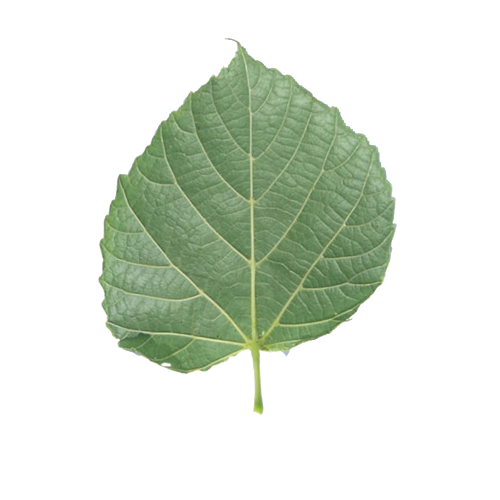
#> input picture img/dataset/tilia-cordata/5.jpg, 1000 x 1000 px (shown at 1/2 size)
$ python leaf.py   (Python 2 division)
#> lines starting #> are read from the running program, lines starting #| are printed output that depends on the picture; after the words box and inside, x2 and y2 are one past the last pixel; in counts of white or black regions, pixels touching at a corner belong together
#!/usr/bin/python3

import cv2
import numpy as np
import math
import cmath
from matplotlib import pyplot as plt


# [21 lines left out: functions DFT_manual, IDFT_manual, not called in this run]

img = cv2.imread('img/dataset/tilia-cordata/5.jpg')
#> img is the input picture: shape (1000, 1000, 3); mean B, G, R 215.3, 227.1, 219.3
height, width = img.shape[:2]

# odfiltruj zelenu
mask = cv2.inRange(img, np.array([0, 0, 0], dtype = "uint8"), np.array([130, 220, 220], dtype = "uint8"))
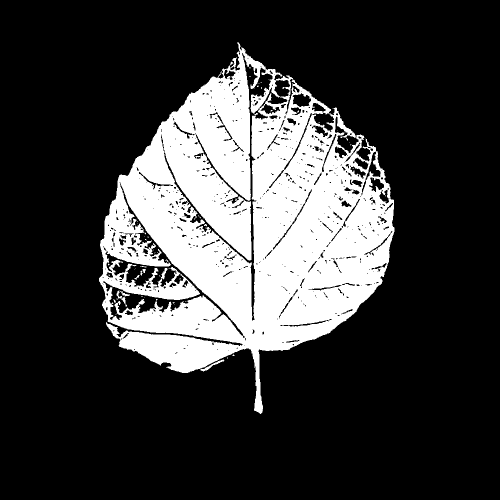
#> mask: shape (1000, 1000) (shown at 1/2 size); 22.9% white; 62 white regions (52 under 20 px), largest, box (x1, y1, x2, y2) and area: (198, 84, 789, 828) 228483, (401, 719, 449, 743) 210, (233, 581, 254, 613) 150
zelena = cv2.bitwise_and(img, img, mask = mask)

# najdi hrany
#hrany = cv2.Canny(zelena, 100, 200)
seda = cv2.cvtColor(zelena, cv2.COLOR_BGR2GRAY)
ret,prah = cv2.threshold(seda, 10, 255, 0)

# pospajaj
kernel = np.ones((5,5), np.uint8)
zatvor = cv2.morphologyEx(prah, cv2.MORPH_CLOSE, kernel)
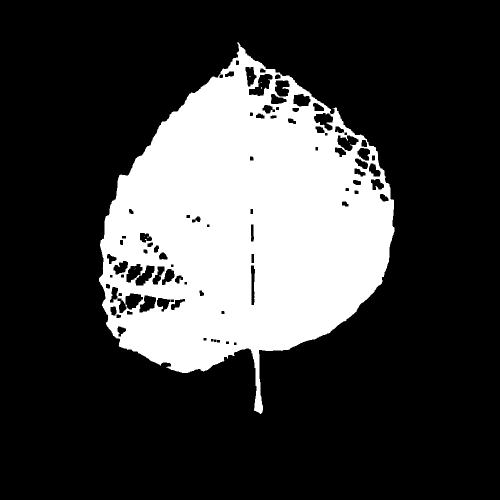
#> zatvor: shape (1000, 1000) (shown at 1/2 size); 24.9% white; 8 white regions (7 under 20 px)

# najdi obrys
contours, hierarchy = cv2.findContours(zatvor.copy(), cv2.RETR_TREE, cv2.CHAIN_APPROX_SIMPLE)
#> contours = 94 contours, 7 with area under 20; largest, box (x1, y1, x2, y2) and area: (198, 84, 789, 828) 265978, (497, 147, 546, 193) 1141, (627, 225, 667, 262) 886, (674, 270, 718, 303) 883, (270, 530, 310, 572) 848
largest_areas = sorted(contours, key=cv2.contourArea)
#> largest_areas has the same summary as contours
obrysCelyPovodnyKontura = largest_areas[-1]
#> obrysCelyPovodnyKontura = contour of 1048 points, box (x1, y1, x2, y2) (198, 84, 789, 828), area 265978
obrysCelyPovodny = np.zeros(zatvor.shape, np.uint8)
cv2.drawContours(obrysCelyPovodny, [obrysCelyPovodnyKontura], 0, (255,0,0), -1)
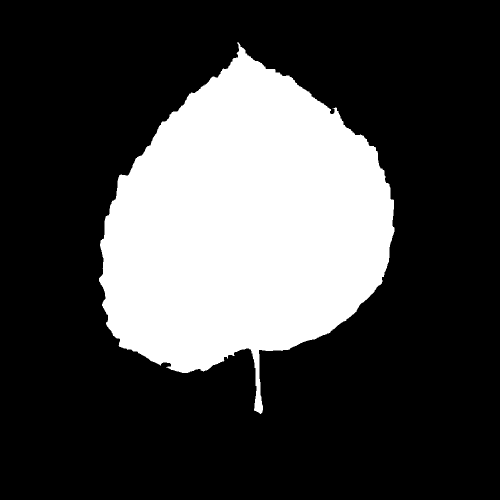
#> obrysCelyPovodny: shape (1000, 1000) (shown at 1/2 size); 26.7% white; 1 white region, box (x1, y1, x2, y2) and area: (198, 84, 789, 828) 267110

# orez najdeny obrys
x,y,w,h = cv2.boundingRect(obrysCelyPovodnyKontura)
#> x = 198; y = 84; w = 591; h = 744
orezany = obrysCelyPovodny[y:y+h, x:x+w]
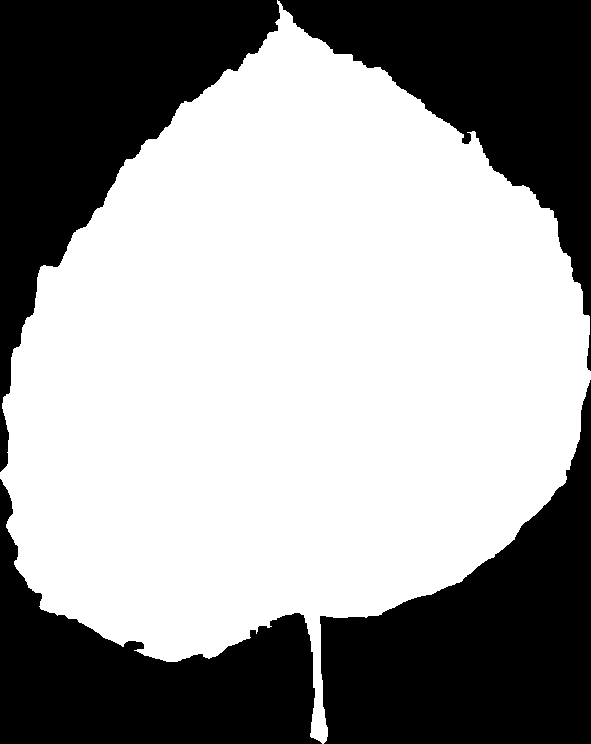
#> orezany: shape (744, 591); 60.7% white; 4 black regions

# zmen na standardnu velkost
nova_sirka = 900
r = nova_sirka / float(width)
nova_vyska = int(height*r)
preskalovany = cv2.resize(orezany, (nova_sirka, nova_vyska))
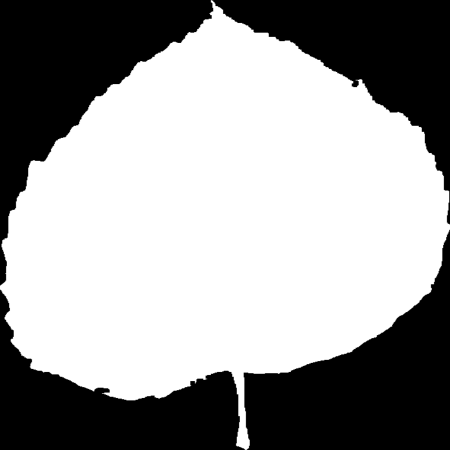
#> preskalovany: shape (900, 900) (shown at 1/2 size); min 0, max 255, mean 154.9
obrysCely = preskalovany
width = nova_sirka
height = nova_vyska

# najdi celu konturu obrysu
contours, hierarchy = cv2.findContours(obrysCely.copy(), cv2.RETR_TREE, cv2.CHAIN_APPROX_SIMPLE)
#> contours = 1 contour; box (x1, y1, x2, y2) and area: (0, 0, 900, 900) 493218
largest_areas = sorted(contours, key=cv2.contourArea)
#> largest_areas has the same summary as contours
obrysCelyKontura = largest_areas[-1]
#> obrysCelyKontura = contour of 1503 points, box (x1, y1, x2, y2) (0, 0, 900, 900), area 493218

# hladaj stonku
zrusenieStonky = cv2.erode(obrysCely, kernel, iterations=5)
opatovneNafuknutie = cv2.dilate(zrusenieStonky, kernel, iterations=5)
hladanieStonky = obrysCely - opatovneNafuknutie
contours, hierarchy = cv2.findContours(hladanieStonky.copy(), cv2.RETR_TREE, cv2.CHAIN_APPROX_SIMPLE)
#> contours = 75 contours, 59 with area under 20; largest, box (x1, y1, x2, y2) and area: (467, 753, 500, 900) 2512, (421, 0, 446, 24) 265, (710, 158, 732, 175) 192, (0, 567, 8, 587) 110, (8, 625, 16, 645) 93
largest_areas = sorted(contours, key=cv2.contourArea)
#> largest_areas has the same summary as contours
stonkaKontura = largest_areas[-1]
#> stonkaKontura = contour of 78 points, box (x1, y1, x2, y2) (467, 753, 500, 900), area 2512
#stonka = np.zeros((height, width, 3), np.uint8)
stonka = np.zeros(hladanieStonky.shape, np.uint8)
cv2.drawContours(stonka, [stonkaKontura], 0, (255,0,0), -1)
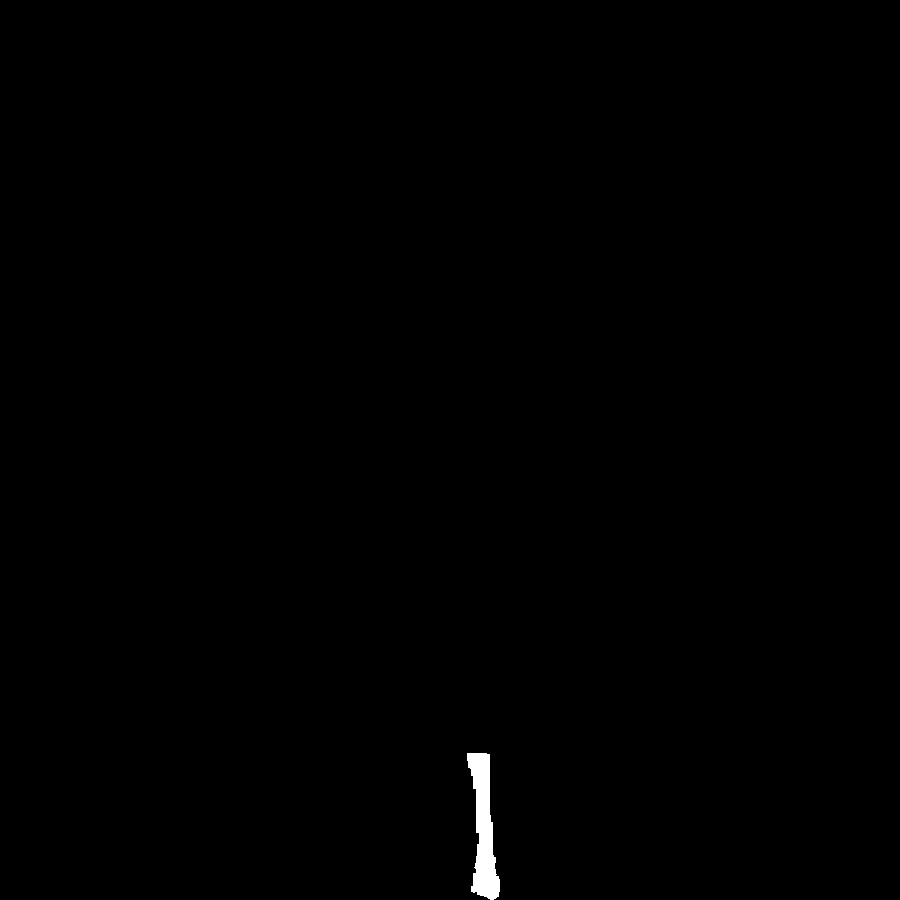
#> stonka: shape (900, 900); 0.33% white; 1 white region

# sprav obrys listu bez stonky
obrysListTmp = cv2.bitwise_and(obrysCely, cv2.bitwise_not(stonka))
contours, hierarchy = cv2.findContours(obrysListTmp, cv2.RETR_TREE, cv2.CHAIN_APPROX_SIMPLE)
#> contours = 6 contours, 5 with area under 20; largest, box (x1, y1, x2, y2) and area: (0, 0, 900, 801) 490654
largest_areas = sorted(contours, key=cv2.contourArea)
#> largest_areas has the same summary as contours
obrysListKontura = largest_areas[-1]
#> obrysListKontura = contour of 1437 points, box (x1, y1, x2, y2) (0, 0, 900, 801), area 490654

# najdi zaciatok stonky
points = np.transpose(np.nonzero(stonka))		# = cv2.findNonZero(stonka)
#> points = 2686 pairs, first value 753 to 899, second value 467 to 499
# zotried podla vzdialenosti od stredu obrazku
sorted(points, key = lambda p: np.sqrt((p[1] - width/2)**2 + (p[0] - height/2)**2))
sx = points[0, 1]
#> sx = 467
sy = points[0, 0]
#> sy = 753
# najdi tazisko listu
M = cv2.moments(obrysListKontura)
#> M = moments, m00 490654.5, centre m10/m00, m01/m00 = (442, 441.9)
cx = int(M['m10']/M['m00'])
#> cx = 442
cy = int(M['m01']/M['m00'])
#> cy = 441
# vypocitaj uhol
obrysUhol = np.zeros((height, width, 3), np.uint8)
cv2.drawContours(obrysUhol, [obrysCelyKontura], 0, (0,255,0), -1)
cv2.line(obrysUhol, (int(sx), int(sy)), (int(cx), int(cy)), (255, 0, 0), 2)
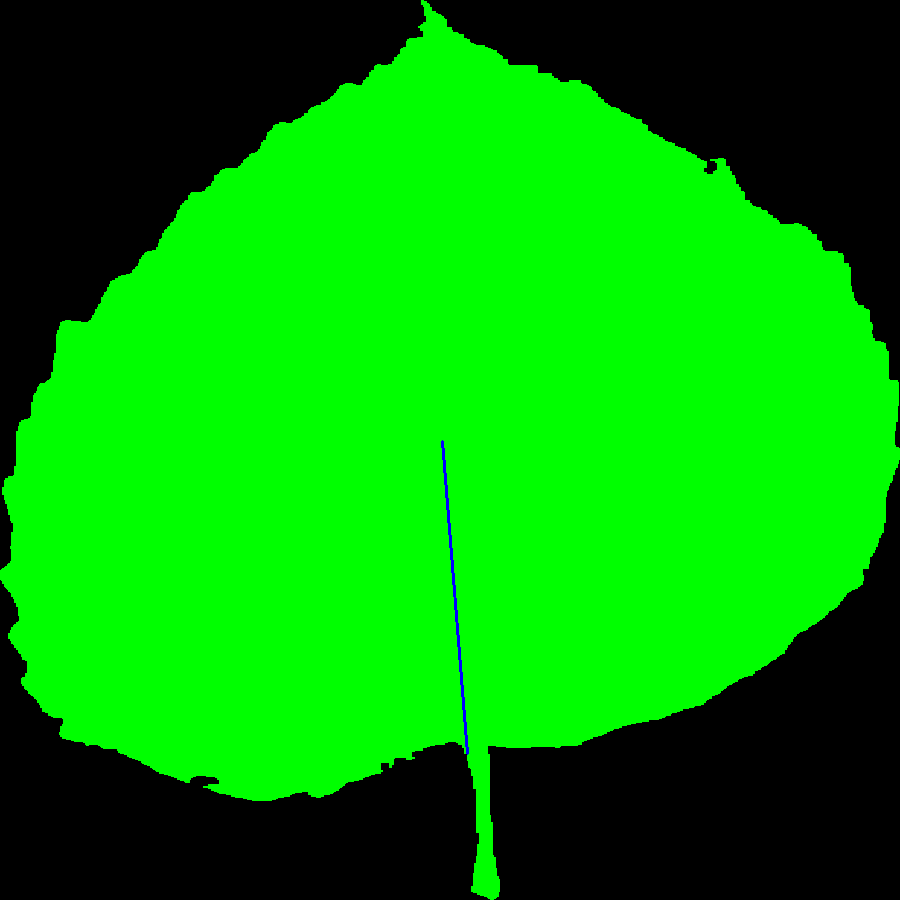
#> obrysUhol: shape (900, 900, 3); mean of channels 0, 1, 2 0.3, 155.5, 0; drawn as B, G, R
uhol = np.arctan2(sy-cy, sx-cx)
#> uhol = 1.49
#uhol = -(np.pi - uhol)
uhol -= (np.pi/2)
#> uhol = -0.08
#print(np.rad2deg(uhol))

'''
# sprav kostru (topological skeleton): http://opencvpython.blogspot.sk/2012/05/skeletonization-using-opencv-python.html
robenieKostry = stonka.copy()
kostra = np.zeros(robenieKostry.shape, np.uint8)
element = cv2.getStructuringElement(cv2.MORPH_CROSS, (3,3))
done = False
while (not done):
	eroded = cv2.erode(robenieKostry, element)
	temp = cv2.dilate(eroded, element)
	temp = cv2.subtract(robenieKostry, temp)
	kostra = cv2.bitwise_or(kostra, temp)
	robenieKostry = eroded.copy()
	zeros = np.size(robenieKostry) - cv2.countNonZero(robenieKostry)
	if zeros==np.size(robenieKostry):
		done = True
#cv2.imwrite('test.png', kostra)

# skumaj orientaciu stonky
# jedna moznost by mohla byt aproximacia bezierovou krivkou: http://jimherold.com/2012/04/20/least-squares-bezier-fit/
# skusme to ale manualne
# sprav zoznam suradnic pixelov
points = np.transpose(np.nonzero(kostra))		# = cv2.findNonZero(kostra)
# zotried podla vzdialenosti od stredu obrazku
sorted(points, key = lambda p: np.sqrt((p[1] - width/2)**2 + (p[0] - height/2)**2))
# vezmi desatinu bodov od stredu
k = len(points)/2
x = points[0:k, 1]
y = height-points[0:k, 0]
# preloz tieto data priamkou: y = a0 + a1*x
fit = np.polyfit(x, y, 1)
fit_fn = np.poly1d(fit)
print(fit_fn)
a1 = fit[0]
a0 = fit[1]
# vypocitaj uhol priamky
#TODO problem s pocitanim uhla alebo otacanim
uhol = np.rad2deg(np.arctan2(a1, 1))		# dy, dx
print(uhol)
'''

# otoc obrazok
otocScaleKoef = 1.5			# pri otacani sa velkost obrazku prenasobi tymto koeficientom
#M = cv2.getRotationMatrix2D((width/2, height/2), uhol, 1)
#otoceny = cv2.warpAffine(img, M, (width, height))
ox = width/2
oy = height/2
mx = width
my = height
for pos in obrysListKontura:
	px = pos[0,1]
	py = pos[0,0]
	nx = ox + math.cos(uhol) * (px - ox) - math.sin(uhol) * (py - oy)
	ny = oy + math.sin(uhol) * (px - ox) + math.cos(uhol) * (py - oy)
	pos[0,1] = nx
	pos[0,0] = ny
	if nx < mx:
		mx = nx
	if ny < my:
		my = ny
#> this loop made 1437 passes
#> (px, py, nx, ny, mx, my) on pass 1: (0, 421, -0.879, 457, -0.879, 457)
#> after the loop, mx = -0.879; my = -8.87
# posun na 0,0
for pos in obrysListKontura:
	pos[0,1] -= mx
	pos[0,0] -= my
#> this loop made 1437 passes
# vykresli
#> (the run stopped early here; a loop or call above may not have finished)

$ run again, with img/dataset/tilia-cordata/1.jpg copied over img/dataset/tilia-cordata/5.jpg
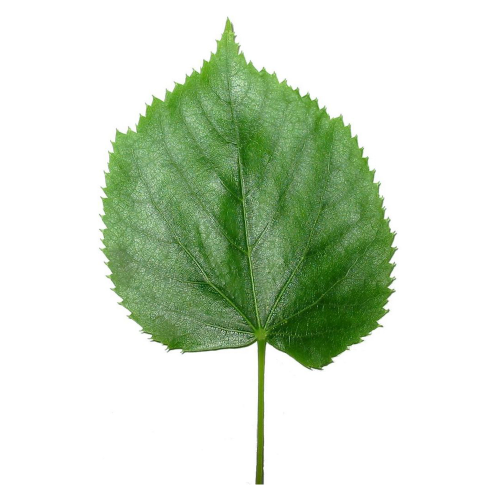
#> input picture img/dataset/tilia-cordata/1.jpg, 1000 x 1000 px (shown at 1/2 size)
#> img is the input picture: shape (1000, 1000, 3); mean B, G, R 203.8, 222.3, 209.6
#> `mask = cv2.inRange(img, np.array([0, 0, 0], dtype = "uint8"), np.array..`:
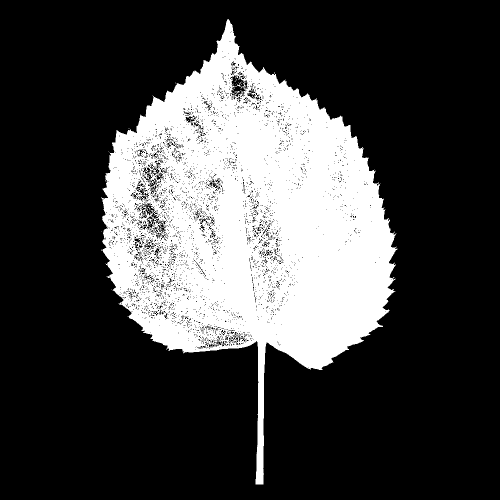
#> mask: shape (1000, 1000) (shown at 1/2 size); 26.2% white; 54 white regions (51 under 20 px), largest, box (x1, y1, x2, y2) and area: (202, 38, 795, 969) 262077, (474, 164, 485, 177) 33, (469, 182, 478, 187) 22
#> zatvor: shape (1000, 1000); 27.8% white; 2 white regions (1 under 20 px)
#> `contours, hierarchy = cv2.findContours(zatvor.copy(), cv2.RETR_TREE, c..`: contours = 6 contours, 1 with area under 20; largest, box (x1, y1, x2, y2) and area: (202, 38, 795, 969) 277028, (467, 171, 481, 184) 130, (463, 154, 472, 168) 81, (473, 158, 484, 165) 58, (372, 234, 379, 241) 34
#> `largest_areas = sorted(contours, key=cv2.contourArea)`: largest_areas has the same summary as contours
#> obrysCelyPovodnyKontura = contour of 1226 points, box (x1, y1, x2, y2) (202, 38, 795, 969), area 277028
#> obrysCelyPovodny: shape (1000, 1000); 27.9% white; 1 white region, box (x1, y1, x2, y2) and area: (202, 38, 795, 969) 278558
#> x = 202; y = 38; w = 593; h = 931
#> orezany: shape (931, 593); 50.5% white; 5 black regions
#> `contours, hierarchy = cv2.findContours(obrysCely.copy(), cv2.RETR_TREE..`: contours = 1 contour; box (x1, y1, x2, y2) and area: (0, 0, 900, 900) 409672
#> `largest_areas = sorted(contours, key=cv2.contourArea)`: largest_areas has the same summary as contours
#> obrysCelyKontura = contour of 1613 points, box (x1, y1, x2, y2) (0, 0, 900, 900), area 409672
#> `contours, hierarchy = cv2.findContours(hladanieStonky.copy(), cv2.RETR..`: contours = 84 contours, 39 with area under 20; largest, box (x1, y1, x2, y2) and area: (473, 645, 497, 875) 4383, (379, 0, 399, 17) 233, (881, 439, 900, 461) 216, (878, 470, 896, 493) 202, (873, 521, 895, 537) 166
#> `largest_areas = sorted(contours, key=cv2.contourArea)`: largest_areas has the same summary as contours
#> stonkaKontura = contour of 31 points, box (x1, y1, x2, y2) (473, 645, 497, 875), area 4383
#> stonka: shape (900, 900); 0.57% white; 1 white region
#> `contours, hierarchy = cv2.findContours(obrysListTmp, cv2.RETR_TREE, cv..`: contours = 4 contours, 2 with area under 20; largest, box (x1, y1, x2, y2) and area: (0, 0, 900, 685) 404462, (468, 826, 496, 900) 619
#> `largest_areas = sorted(contours, key=cv2.contourArea)`: largest_areas has the same summary as contours
#> obrysListKontura = contour of 1583 points, box (x1, y1, x2, y2) (0, 0, 900, 685), area 404462
#> points = 4635 pairs, first value 645 to 874, second value 473 to 496
#> sx = 477
#> sy = 645
#> M = moments, m00 404462.5, centre m10/m00, m01/m00 = (441.1, 386.6)
#> cx = 441
#> cy = 386
#> `cv2.line(obrysUhol, (int(sx), int(sy)), (int(cx), int(cy)), (255, 0, 0..`:
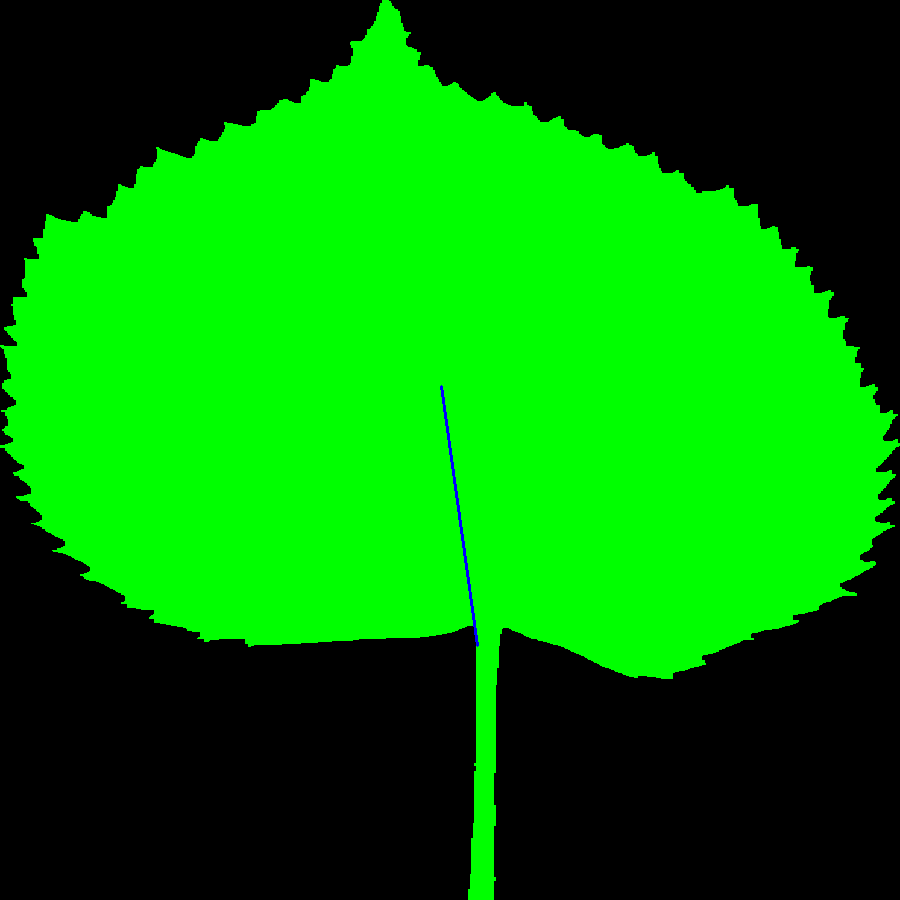
#> obrysUhol: shape (900, 900, 3); mean of channels 0, 1, 2 0.2, 129.3, 0; drawn as B, G, R
#> `uhol = np.arctan2(sy-cy, sx-cx)`: uhol = 1.43
#> `uhol -= (np.pi/2)`: uhol = -0.138
#> the loop `for pos in obrysListKontura:` made 1583 passes
#> (px, py, nx, ny, mx, my) on pass 1: (0, 382, -5.08, 444.6, -5.08, 444.6)
#> after the loop `for pos in obrysListKontura:`: mx = -5.08; my = 4.7
#> the loop `for pos in obrysListKontura:` made 1583 passes
